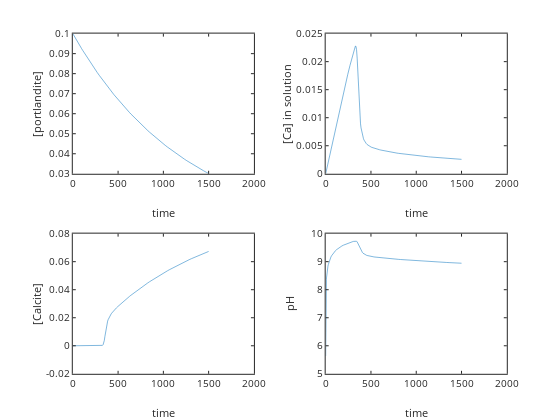

Write notebook code for a chart like this one.
### Code cell
% call ODE solver

[t, C]=ode45(dCdtrate,[0 1500],[0.1 1e-9 0]); 

port=C(:,1); %portlandite left over
calcite=C(:,2); %Calcite formed
Ca=C(:,3); %Ca
pH=[]; % pH reset

for i=1:length(Ca)
    [H,OH,H2CO3,HCO3,CO3]=CCaspeciesopen(Ca(i),Kw,KH,Ka1,Ka2,PCO2);
    pH(i)=-log10(H);
end

subplot(221); plot(t,port); ylabel('[portlandite]'); xlabel('time')
subplot(222); plot(t,Ca); ylabel('[Ca] in solution'); xlabel('time')
subplot(223); plot(t,calcite); ylabel('[Calcite]'); xlabel('time')
subplot(224); plot(t,pH); ylabel('pH'); xlabel('time')

### Figure 1 — Plotly figure (JSON) as saved in the notebook; plotly's stock layout.template omitted (floating-point values rounded to 4 significant figures; data arrays with more than 128 entries replaced by an {"elided": "..."} marker saying what was removed)
{"data": [{"line": {"color": "rgb(0,113,188)", "dash": "solid", "width": 0.5}, "marker": {"color": "rgb(0,113,188)", "line": {"color": "rgb(0,113,188)"}, "size": 6, "symbol": "none"}, "mode": "lines", "name": "", "showlegend": false, "type": "scatter", "visibility": true, "x": {"elided": "145 float values"}, "xaxis": "x", "y": {"elided": "145 float values"}, "yaxis": "y"}, {"line": {"color": "rgb(0,113,188)", "dash": "solid", "width": 0.5}, "marker": {"color": "rgb(0,113,188)", "line": {"color": "rgb(0,113,188)"}, "size": 6, "symbol": "none"}, "mode": "lines", "name": "", "showlegend": false, "type": "scatter", "visibility": true, "x": {"elided": "145 float values"}, "xaxis": "x2", "y": {"elided": "145 float values"}, "yaxis": "y2"}, {"line": {"color": "rgb(0,113,188)", "dash": "solid", "width": 0.5}, "marker": {"color": "rgb(0,113,188)", "line": {"color": "rgb(0,113,188)"}, "size": 6, "symbol": "none"}, "mode": "lines", "name": "", "showlegend": false, "type": "scatter", "visibility": true, "x": {"elided": "145 float values"}, "xaxis": "x3", "y": {"elided": "145 float values"}, "yaxis": "y3"}, {"line": {"color": "rgb(0,113,188)", "dash": "solid", "width": 0.5}, "marker": {"color": "rgb(0,113,188)", "line": {"color": "rgb(0,113,188)"}, "size": 6, "symbol": "none"}, "mode": "lines", "name": "", "showlegend": false, "type": "scatter", "visibility": true, "x": {"elided": "145 float values"}, "xaxis": "x4", "y": {"elided": "145 float values"}, "yaxis": "y4"}], "layout": {"height": 420, "hovermode": "closest", "margin": {"b": 0, "l": 0, "r": 0, "t": 0}, "plot_bgcolor": "rgba(0, 0, 0, 0)", "showlegend": false, "width": 560, "xaxis": {"anchor": "y", "autorange": false, "domain": [0.13, 0.4534], "exponentformat": "none", "gridcolor": "rgba(38,38,38,0.15)", "gridwidth": 1, "linecolor": "rgb(38,38,38)", "linewidth": 1, "mirror": "ticks", "range": [0, 2000], "showgrid": false, "showline": true, "side": "bottom", "spikedash": "solid", "spikemode": "across", "spikesides": false, "spikethickness": 1, "tickangle": 0, "tickcolor": "rgb(38,38,38)", "tickfont": {"color": "rgb(38,38,38)", "size": 10}, "ticklen": 3, "ticks": "inside", "ticktext": ["0", "500", "1000", "1500", "2000"], "tickvals": [0, 500, 1000, 1500, 2000], "title": {"font": {"color": "rgb(38,38,38)", "size": 11}, "text": "time"}, "type": "linear", "visible": true, "zeroline": false}, "xaxis2": {"anchor": "y2", "autorange": false, "domain": [0.5816, 0.905], "exponentformat": "none", "gridcolor": "rgba(38,38,38,0.15)", "gridwidth": 1, "linecolor": "rgb(38,38,38)", "linewidth": 1, "mirror": "ticks", "range": [0, 2000], "showgrid": false, "showline": true, "side": "bottom", "spikedash": "solid", "spikemode": "across", "spikesides": false, "spikethickness": 1, "tickangle": 0, "tickcolor": "rgb(38,38,38)", "tickfont": {"color": "rgb(38,38,38)", "size": 10}, "ticklen": 3, "ticks": "inside", "ticktext": ["0", "500", "1000", "1500", "2000"], "tickvals": [0, 500, 1000, 1500, 2000], "title": {"font": {"color": "rgb(38,38,38)", "size": 11}, "text": "time"}, "type": "linear", "visible": true, "zeroline": false}, "xaxis3": {"anchor": "y3", "autorange": false, "domain": [0.13, 0.4534], "exponentformat": "none", "gridcolor": "rgba(38,38,38,0.15)", "gridwidth": 1, "linecolor": "rgb(38,38,38)", "linewidth": 1, "mirror": "ticks", "range": [0, 2000], "showgrid": false, "showline": true, "side": "bottom", "spikedash": "solid", "spikemode": "across", "spikesides": false, "spikethickness": 1, "tickangle": 0, "tickcolor": "rgb(38,38,38)", "tickfont": {"color": "rgb(38,38,38)", "size": 10}, "ticklen": 3, "ticks": "inside", "ticktext": ["0", "500", "1000", "1500", "2000"], "tickvals": [0, 500, 1000, 1500, 2000], "title": {"font": {"color": "rgb(38,38,38)", "size": 11}, "text": "time"}, "type": "linear", "visible": true, "zeroline": false}, "xaxis4": {"anchor": "y4", "autorange": false, "domain": [0.5816, 0.905], "exponentformat": "none", "gridcolor": "rgba(38,38,38,0.15)", "gridwidth": 1, "linecolor": "rgb(38,38,38)", "linewidth": 1, "mirror": "ticks", "range": [0, 2000], "showgrid": false, "showline": true, "side": "bottom", "spikedash": "solid", "spikemode": "across", "spikesides": false, "spikethickness": 1, "tickangle": 0, "tickcolor": "rgb(38,38,38)", "tickfont": {"color": "rgb(38,38,38)", "size": 10}, "ticklen": 3, "ticks": "inside", "ticktext": ["0", "500", "1000", "1500", "2000"], "tickvals": [0, 500, 1000, 1500, 2000], "title": {"font": {"color": "rgb(38,38,38)", "size": 11}, "text": "time"}, "type": "linear", "visible": true, "zeroline": false}, "yaxis": {"anchor": "x", "autorange": false, "domain": [0.5863, 0.9199], "exponentformat": "none", "gridcolor": "rgba(38,38,38,0.15)", "gridwidth": 1, "linecolor": "rgb(38,38,38)", "linewidth": 1, "mirror": "ticks", "range": [0.03, 0.1], "showgrid": false, "showline": true, "side": "left", "spikedash": "solid", "spikemode": "across", "spikesides": false, "spikethickness": 1, "tickangle": 0, "tickcolor": "rgb(38,38,38)", "tickfont": {"color": "rgb(38,38,38)", "size": 10}, "ticklen": 3, "ticks": "inside", "ticktext": ["0.03", "0.04", "0.05", "0.06", "0.07", "0.08", "0.09", "0.1"], "tickvals": [0.03, 0.04, 0.05, 0.06, 0.07, 0.08, 0.09, 0.1], "title": {"font": {"color": "rgb(38,38,38)", "size": 11}, "text": "[portlandite]"}, "type": "linear", "visible": true, "zeroline": false}, "yaxis2": {"anchor": "x2", "autorange": false, "domain": [0.5863, 0.9199], "exponentformat": "none", "gridcolor": "rgba(38,38,38,0.15)", "gridwidth": 1, "linecolor": "rgb(38,38,38)", "linewidth": 1, "mirror": "ticks", "range": [0, 0.025], "showgrid": false, "showline": true, "side": "left", "spikedash": "solid", "spikemode": "across", "spikesides": false, "spikethickness": 1, "tickangle": 0, "tickcolor": "rgb(38,38,38)", "tickfont": {"color": "rgb(38,38,38)", "size": 10}, "ticklen": 3, "ticks": "inside", "ticktext": ["0", "0.005", "0.01", "0.015", "0.02", "0.025"], "tickvals": [0, 0.005, 0.01, 0.015, 0.02, 0.025], "title": {"font": {"color": "rgb(38,38,38)", "size": 11}, "text": "[Ca] in solution"}, "type": "linear", "visible": true, "zeroline": false}, "yaxis3": {"anchor": "x3", "autorange": false, "domain": [0.11, 0.4437], "exponentformat": "none", "gridcolor": "rgba(38,38,38,0.15)", "gridwidth": 1, "linecolor": "rgb(38,38,38)", "linewidth": 1, "mirror": "ticks", "range": [-0.02, 0.08], "showgrid": false, "showline": true, "side": "left", "spikedash": "solid", "spikemode": "across", "spikesides": false, "spikethickness": 1, "tickangle": 0, "tickcolor": "rgb(38,38,38)", "tickfont": {"color": "rgb(38,38,38)", "size": 10}, "ticklen": 3, "ticks": "inside", "ticktext": ["-0.02", "0", "0.02", "0.04", "0.06", "0.08"], "tickvals": [-0.02, 0, 0.02, 0.04, 0.06, 0.08], "title": {"font": {"color": "rgb(38,38,38)", "size": 11}, "text": "[Calcite]"}, "type": "linear", "visible": true, "zeroline": false}, "yaxis4": {"anchor": "x4", "autorange": false, "domain": [0.11, 0.4437], "exponentformat": "none", "gridcolor": "rgba(38,38,38,0.15)", "gridwidth": 1, "linecolor": "rgb(38,38,38)", "linewidth": 1, "mirror": "ticks", "range": [5, 10], "showgrid": false, "showline": true, "side": "left", "spikedash": "solid", "spikemode": "across", "spikesides": false, "spikethickness": 1, "tickangle": 0, "tickcolor": "rgb(38,38,38)", "tickfont": {"color": "rgb(38,38,38)", "size": 10}, "ticklen": 3, "ticks": "inside", "ticktext": ["5", "6", "7", "8", "9", "10"], "tickvals": [5, 6, 7, 8, 9, 10], "title": {"font": {"color": "rgb(38,38,38)", "size": 11}, "text": "pH"}, "type": "linear", "visible": true, "zeroline": false}}}
